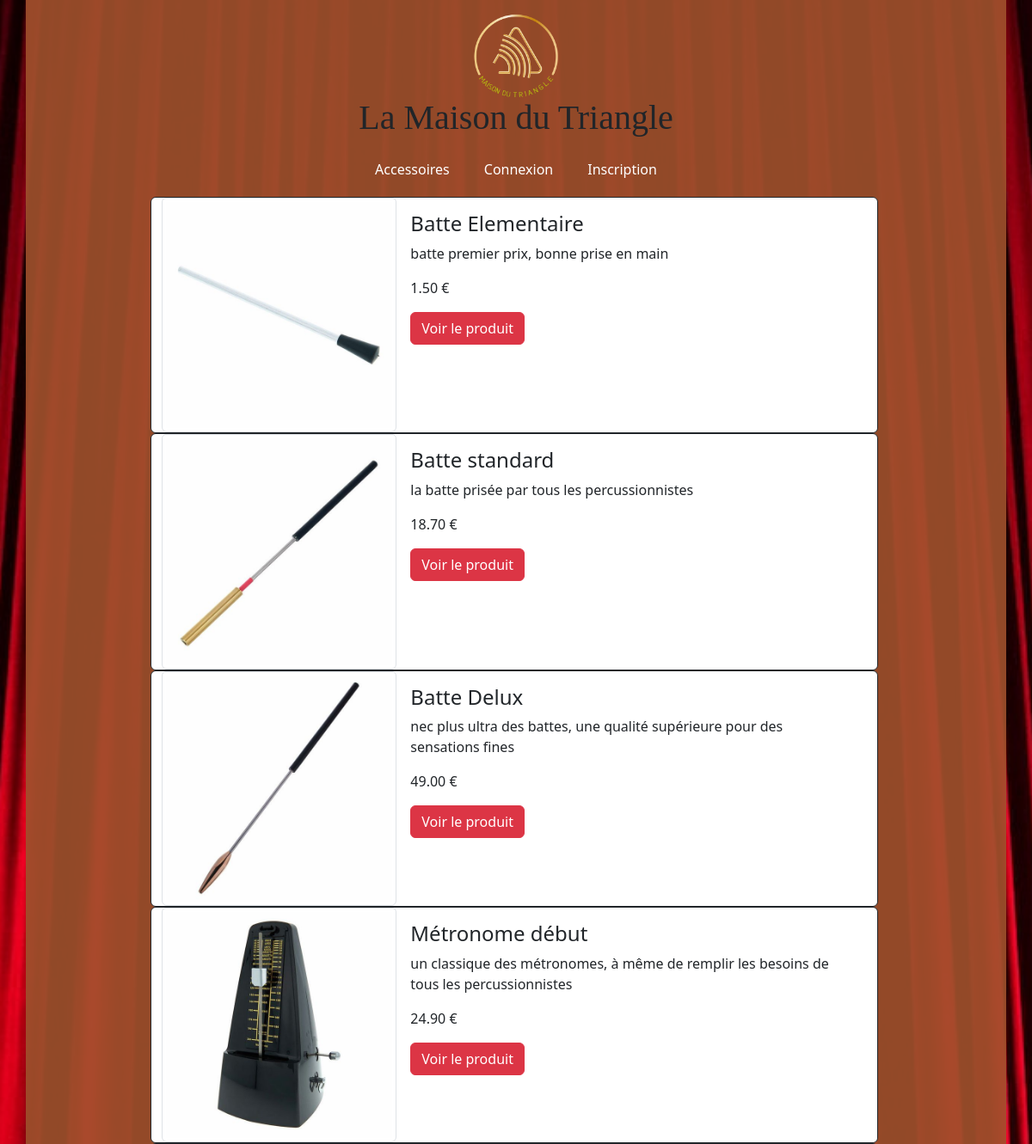
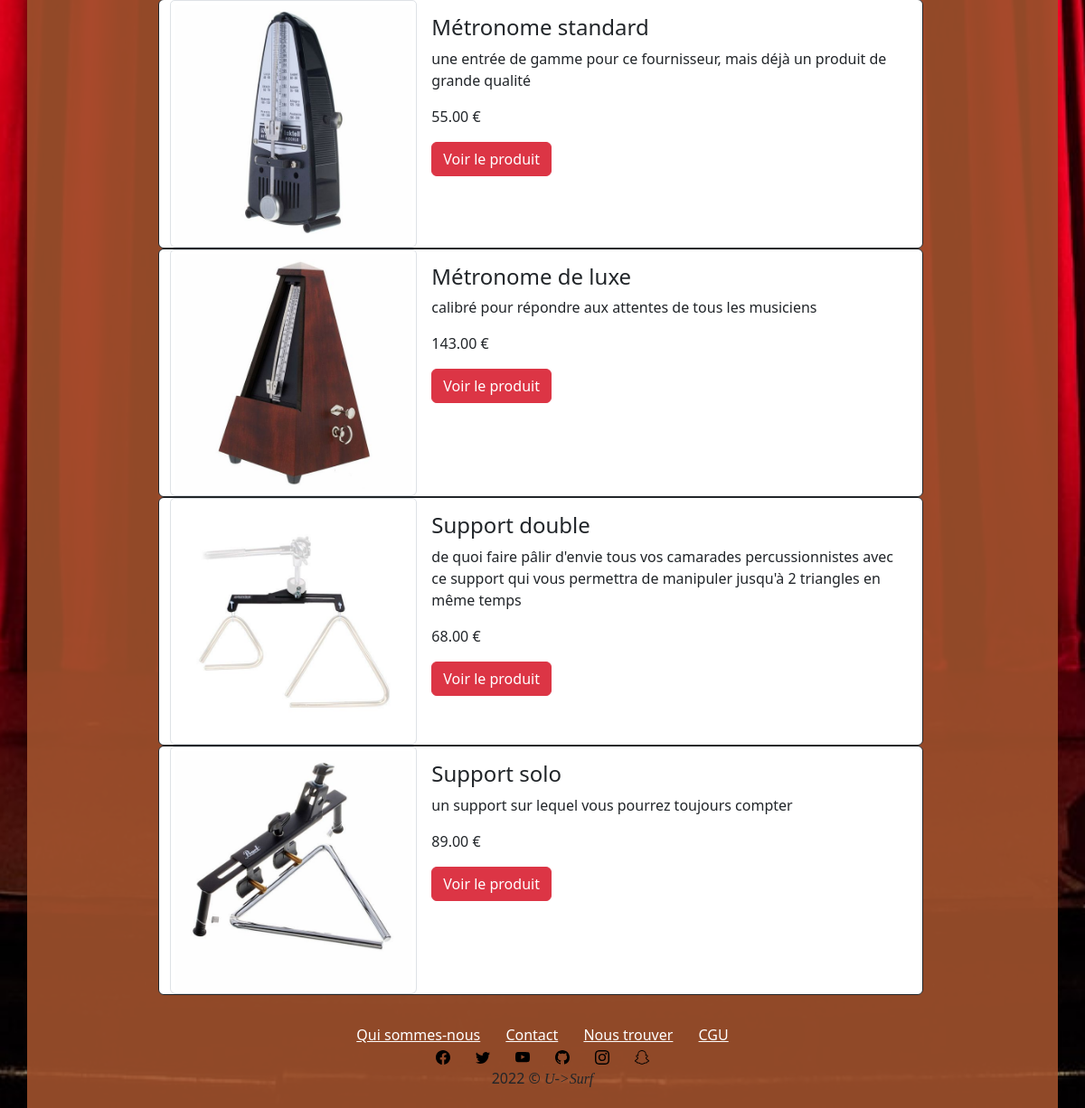
Screenshot of /accessoires.php with the database file from the repository (2 pictures, top to bottom).
### tables this page shows
CREATE TABLE `produits` (
  `id_produit` smallint(6) NOT NULL,
  `nom_produit` varchar(25) NOT NULL,
  `reference_fournisseur` varchar(50) NOT NULL,
  `fournisseur` varchar(25) NOT NULL,
  `photo_produit_1` varchar(255) DEFAULT NULL,
  `photo_produit_2` varchar(255) DEFAULT NULL,
  `photo_produit_3` varchar(255) DEFAULT NULL,
  `description_produit` text NOT NULL,
  `materiau` varchar(50) NOT NULL,
  `prix_produit` decimal(10,2) NOT NULL,
  `type_produit` enum('triangle','accessoire') NOT NULL,
  `stock` smallint(4) NOT NULL
);

### inc/init.inc.php (called while the page is built, shortened)
<?php
$contenu = "";
?>

### accessoires.php (the view, shortened to what this page needs)
<?php
require_once("inc/init.inc.php");
$requete_accessoires = $pdo->query('SELECT * FROM produits where type_produit = "accessoire"');
while ($accessoire = $requete_accessoires->fetch(PDO::FETCH_ASSOC)) {
    $contenu .= '<div class="card border-dark w-75 container-fluid text-start">';
    $contenu .= '<div class="row g-0">';
    $contenu .= '<div class="col-sm-4">';
    $contenu .= '<img class="card-img-top img-thumbnail h-auto" src="./img/accessoires/' . $accessoire['photo_produit_1'] . '" alt="' . $accessoire['nom_produit'] . '">';
    $contenu .= '</div>';
    $contenu .= '<div class="col-sm-8">';
    $contenu .= '<div class="card-body">';
    $contenu .= '<h4 class="card-title">' . $accessoire['nom_produit'] . '</h4>';
    $contenu .= '<p class="card-text">' . $accessoire['description_produit'] . '</p>';
    $contenu .= '<p class="card-text">' . $accessoire['prix_produit'] . ' €</p>';
    $contenu .= '<a href="fiche.php?id=' . $accessoire['id_produit'] . '" class="justify-contenu-center btn btn-danger" target="_blank">Voir le produit</a>';
    $contenu .= '</div>';
    $contenu .= '</div>';
    $contenu .= '</div>';
    $contenu .= '</div>';
}
require_once("inc/header.inc.php");
?>
<div class="row container-fluid g-1">
    <?php
    echo $contenu;
    ?>
</div>
<?php
require_once("inc/footer.inc.php");
?>

### rows the page displays
produits: photo_produit_1 (picture), nom_produit "Batte Elementaire", description_produit "batte premier prix, bonne prise en main", prix_produit "1.50"
produits: photo_produit_1 (picture), nom_produit "Batte standard", description_produit "la batte prisée par tous les percussionnistes", prix_produit "18.70"
produits: photo_produit_1 (picture), nom_produit "Batte Delux", description_produit "nec plus ultra des battes, une qualité supérieure pour des sensations fines", prix_produit "49.00"
produits: photo_produit_1 (picture), nom_produit "Métronome début", description_produit "un classique des métronomes, à même de remplir les besoins de tous les percussionnistes", prix_produit "24.90"
produits: photo_produit_1 (picture), nom_produit "Métronome standard", description_produit "une entrée de gamme pour ce fournisseur, mais déjà un produit de grande qualité", prix_produit "55.00"
produits: photo_produit_1 (picture), nom_produit "Métronome de luxe", description_produit "calibré pour répondre aux attentes de tous les musiciens", prix_produit "143.00"
produits: photo_produit_1 (picture), nom_produit "Support double", description_produit "de quoi faire pâlir d'envie tous vos camarades percussionnistes avec ce support qui vous permettra de manipuler jusqu'à 2 triangles en même temps", prix_produit "68.00"
produits: photo_produit_1 (picture), nom_produit "Support solo", description_produit "un support sur lequel vous pourrez toujours compter", prix_produit "89.00"

### other values shown
$title "Accessoires"
